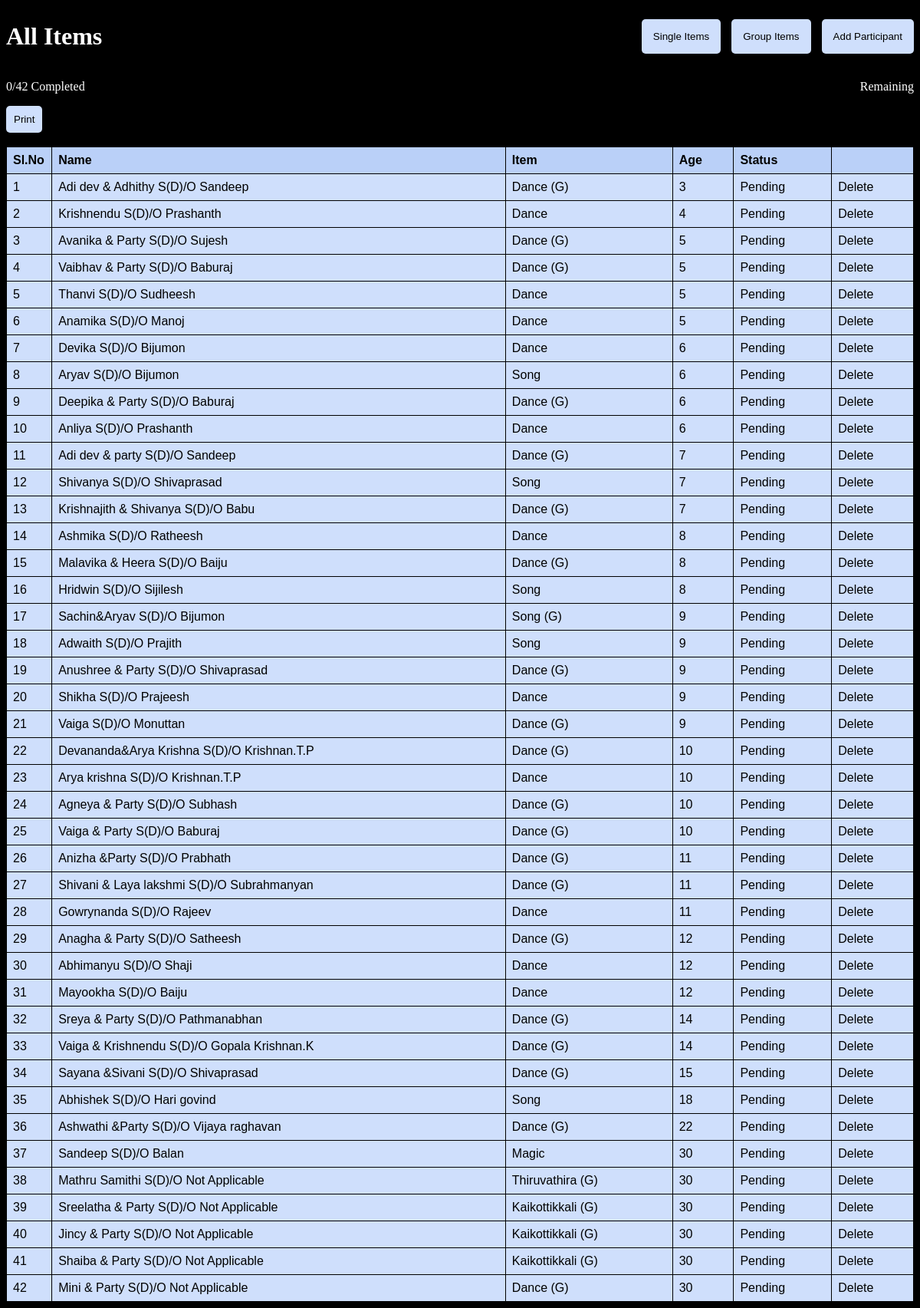
The page /allitems/ on the database its author committed.
### participants/models.py (models this page shows)
class People(models.Model):
    name=models.CharField(max_length=150)
    age=models.IntegerField()
    father_name=models.CharField(max_length=150)
    MY_CHOICES = [
        ('Song', 'Song'),
        ('Dance', 'Dance'),
        ('Skit', 'Skit'),
        ('Mimicry', 'Mimicry'),
        ('Mono Act', 'Mono Act'),
        ('Thiruvathira','Thiruvathira'),
        ('Kaikottikkali','Kaikottikkali'),
        ('Magic','Magic'),
    ]
    item = models.CharField(max_length=50, choices=MY_CHOICES)
    ctgry = [
        ('Single', 'Single'),
        ('Group', 'Group'),
    ]
    category=models.CharField(max_length=50, choices=ctgry, default='Single')
    sts = [
        ('Pending', 'Pending'),
        ('Finished', 'Finished'),
        ('Cancelled', 'Cancelled'),
    ]
    status=models.CharField(max_length=50, choices=sts, default='Pending')
    def __str__(self):
        return self.name

### participants/views.py (the view)
# urls.py: path('allitems/',AllItems),
def AllItems(request):
    ppl = People.objects.all().order_by("age")
    pending = People.objects.filter(status="Pending")
    completed_count = len(People.objects.filter(status="Finished"))
    total_count = len(ppl)
    count_of_pending = len(pending)
    datas = {
        "ppl": ppl,
        "pending": count_of_pending,
        "total_count": total_count,
        "completed_count": completed_count,
    }
    return render(request, "allitems.html", datas)

### templates/allitems.html (shortened to what this page needs)
<!DOCTYPE html>
<html lang="en">
<head>
</head>
<body>
  <div class="heading">
    <h1>All Items</h1>
    <div class="buttons">
      <a href="/singleitems"><Button>Single Items</Button></a>
      <a href="/groupitems"><Button>Group Items</Button></a>
      <a href="/create"><Button>Add Participant</Button></a>
    </div>
  </div>
  <div style="display: flex;flex-direction: row;justify-content: space-between;" class="not_in_print">
    <a href="/completed">
      <p>{{completed_count}}/{{total_count}} Completed</p>
    </a>
   <a href="/remaining"> <p>Remaining</p></a>
  </div>
  <button onclick="printScreen()" style="height: fit-content;padding: 10px;">Print</button>
  <br> <br>
  <table>
    <tr>
      <th style="width: 5%;">Sl.No</th>
      <th>Name</th>
      <th>Item</th>
      <th>Age</th>
      <th>Status</th>
      <th></th>
    </tr>
    {% for people in ppl %}
    <tr>
      <td></td>
      <td><a href="/allitems/{{people.id}}/">{{people}} S(D)/O {{people.father_name}}</a></td>
      {% if people.category == "Group" %}
      <td>{{people.item}} (G)</td>
      {% else %}
      <td>{{people.item}}</td>
      {% endif %}
      <td>{{people.age}}</td>
      {% if people.status == "Cancelled" %}
      <td style="background: #DC3545; color: white;">{{people.status}}</td>
      {% elif people.status == "Finished" %}
      <td style="background-color: #28A745;color: #fff;">{{people.status}}</td>
      {% else %}
      <td>{{people.status}}</td>
      {% endif %}
      <td><a id="delete" href="/delete/{{people.id}}" class="delete">Delete</a></td>
    </tr>
    {% endfor %}
  </table>
</body>
</html>

### templates/allitems.html (style rules this page uses)
table { font-family: arial, sans-serif; border-collapse: collapse; width: 100%; }
td, th { border: 3px solid #fff; text-align: left; padding: 8px; }
th { background-color: rgb(186, 208, 248); border-radius: 5px 5px 0px 0p; }
td { background-color: rgb(207, 223, 252); }
a { text-decoration: none; color: black; }
.heading { display: flex; flex-direction: row; align-items: center; justify-content: space-between; }
button { background-color: rgb(207, 223, 252); border: none; padding: 15px; border-radius: 5px; cursor: pointer; }
.buttons { display: flex; flex-direction: row; justify-content: space-between; width: 30%; }
body { background-color: black; }
h1, p { color: white; }
body { counter-reset: Serial; }
tr td:first-child:before { counter-increment: Serial; content: counter(Serial); }
table, th, td { border: 1px solid black; border-collapse: collapse; }

### rows shown on the page
People: name "Adi dev & Adhithy", father_name "Sandeep", item "Dance", age "3", status "Pending"
People: name "Krishnendu", father_name "Prashanth", item "Dance", age "4", status "Pending"
People: name "Avanika & Party", father_name "Sujesh", item "Dance", age "5", status "Pending"
People: name "Vaibhav & Party", father_name "Baburaj", item "Dance", age "5", status "Pending"
People: name "Thanvi", father_name "Sudheesh", item "Dance", age "5", status "Pending"
People: name "Anamika", father_name "Manoj", item "Dance", age "5", status "Pending"
People: name "Devika", father_name "Bijumon", item "Dance", age "6", status "Pending"
People: name "Aryav", father_name "Bijumon", item "Song", age "6", status "Pending"
People: name "Deepika & Party", father_name "Baburaj", item "Dance", age "6", status "Pending"
People: name "Anliya", father_name "Prashanth", item "Dance", age "6", status "Pending"
People: name "Adi dev & party", father_name "Sandeep", item "Dance", age "7", status "Pending"
People: name "Shivanya", father_name "Shivaprasad", item "Song", age "7", status "Pending"
People: name "Krishnajith & Shivanya", father_name "Babu", item "Dance", age "7", status "Pending"
People: name "Ashmika", father_name "Ratheesh", item "Dance", age "8", status "Pending"
People: name "Malavika & Heera", father_name "Baiju", item "Dance", age "8", status "Pending"
People: name "Hridwin", father_name "Sijilesh", item "Song", age "8", status "Pending"
People: name "Sachin&Aryav", father_name "Bijumon", item "Song", age "9", status "Pending"
People: name "Adwaith", father_name "Prajith", item "Song", age "9", status "Pending"
People: name "Anushree & Party", father_name "Shivaprasad", item "Dance", age "9", status "Pending"
People: name "Shikha", father_name "Prajeesh", item "Dance", age "9", status "Pending"
People: name "Vaiga", father_name "Monuttan", item "Dance", age "9", status "Pending"
People: name "Devananda&Arya Krishna", father_name "Krishnan.T.P", item "Dance", age "10", status "Pending"
People: name "Arya krishna", father_name "Krishnan.T.P", item "Dance", age "10", status "Pending"
People: name "Agneya & Party", father_name "Subhash", item "Dance", age "10", status "Pending"
People: name "Vaiga & Party", father_name "Baburaj", item "Dance", age "10", status "Pending"
People: name "Anizha &Party", father_name "Prabhath", item "Dance", age "11", status "Pending"
People: name "Shivani & Laya lakshmi", father_name "Subrahmanyan", item "Dance", age "11", status "Pending"
People: name "Gowrynanda", father_name "Rajeev", item "Dance", age "11", status "Pending"
People: name "Anagha & Party", father_name "Satheesh", item "Dance", age "12", status "Pending"
People: name "Abhimanyu", father_name "Shaji", item "Dance", age "12", status "Pending"
People: name "Mayookha", father_name "Baiju", item "Dance", age "12", status "Pending"
People: name "Sreya & Party", father_name "Pathmanabhan", item "Dance", age "14", status "Pending"
People: name "Vaiga & Krishnendu", father_name "Gopala Krishnan.K", item "Dance", age "14", status "Pending"
People: name "Sayana &Sivani", father_name "Shivaprasad", item "Dance", age "15", status "Pending"
People: name "Abhishek", father_name "Hari govind", item "Song", age "18", status "Pending"
People: name "Ashwathi &Party", father_name "Vijaya raghavan", item "Dance", age "22", status "Pending"
People: name "Sandeep", father_name "Balan", item "Magic", age "30", status "Pending"
People: name "Mathru Samithi", father_name "Not Applicable", item "Thiruvathira", age "30", status "Pending"
People: name "Sreelatha & Party", father_name "Not Applicable", item "Kaikottikkali", age "30", status "Pending"
People: name "Jincy & Party", father_name "Not Applicable", item "Kaikottikkali", age "30", status "Pending"
People: name "Shaiba & Party", father_name "Not Applicable", item "Kaikottikkali", age "30", status "Pending"
People: name "Mini & Party", father_name "Not Applicable", item "Dance", age "30", status "Pending"

### other values the page prints
{{ completed_count }} "0"
{{ total_count }} "42"
